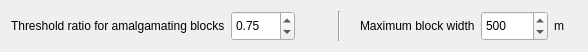
  <widget class="QWidget" name="layoutWidget">
   <property name="geometry">
    <rect>
     <x>143</x>
     <y>431</y>
     <width>588</width>
     <height>34</height>
    </rect>
   </property>
   <layout class="QHBoxLayout" name="horizontalLayout_37">
    <item>
     <layout class="QHBoxLayout" name="horizontalLayout_33">
      <item>
       <widget class="QLabel" name="label_21">
        <property name="text">
         <string>Threshold ratio for amalgamating blocks</string>
        </property>
        <property name="buddy">
         <cstring>doubleSpinBox_mergethreshold</cstring>
        </property>
       </widget>
      </item>
      <item>
       <widget class="QDoubleSpinBox" name="doubleSpinBox_mergethreshold">
        <property name="sizePolicy">
         <sizepolicy hsizetype="MinimumExpanding" vsizetype="Fixed">
          <horstretch>0</horstretch>
          <verstretch>0</verstretch>
         </sizepolicy>
        </property>
        <property name="minimumSize">
         <size>
          <width>0</width>
          <height>30</height>
         </size>
        </property>
        <property name="maximumSize">
         <size>
          <width>16777215</width>
          <height>30</height>
         </size>
        </property>
        <property name="maximum">
         <double>100.000000000000000</double>
        </property>
        <property name="value">
         <double>0.750000000000000</double>
        </property>
       </widget>
      </item>
      <item>
       <spacer name="horizontalSpacer_33">
        <property name="orientation">
         <enum>Qt::Horizontal</enum>
        </property>
        <property name="sizeHint" stdset="0">
         <size>
          <width>13</width>
          <height>20</height>
         </size>
        </property>
       </spacer>
      </item>
     </layout>
    </item>
    <item>
     <spacer name="horizontalSpacer_23">
      <property name="orientation">
       <enum>Qt::Horizontal</enum>
      </property>
      <property name="sizeHint" stdset="0">
       <size>
        <width>13</width>
        <height>20</height>
       </size>
      </property>
     </spacer>
    </item>
    <item>
     <widget class="Line" name="line_9">
      <property name="orientation">
       <enum>Qt::Vertical</enum>
      </property>
     </widget>
    </item>
    <item>
     <layout class="QHBoxLayout" name="horizontalLayout_34">
      <item>
       <spacer name="horizontalSpacer_35">
        <property name="orientation">
         <enum>Qt::Horizontal</enum>
        </property>
        <property name="sizeHint" stdset="0">
         <size>
          <width>13</width>
          <height>20</height>
         </size>
        </property>
       </spacer>
      </item>
      <item>
       <widget class="QLabel" name="label_26">
        <property name="text">
         <string>Maximum block width</string>
        </property>
        <property name="buddy">
         <cstring>doubleSpinBox_rms</cstring>
        </property>
       </widget>
      </item>
      <item>
       <widget class="QSpinBox" name="spinBox_maxblockwidth">
        <property name="sizePolicy">
         <sizepolicy hsizetype="MinimumExpanding" vsizetype="Fixed">
          <horstretch>0</horstretch>
          <verstretch>0</verstretch>
         </sizepolicy>
        </property>
        <property name="minimumSize">
         <size>
          <width>0</width>
          <height>30</height>
         </size>
        </property>
        <property name="maximumSize">
         <size>
          <width>500</width>
          <height>30</height>
         </size>
        </property>
        <property name="minimum">
         <number>100</number>
        </property>
        <property name="maximum">
         <number>100000</number>
        </property>
        <property name="value">
         <number>500</number>
        </property>
       </widget>
      </item>
      <item>
       <widget class="QLabel" name="label_22">
        <property name="text">
         <string>m</string>
        </property>
       </widget>
      </item>
      <item>
       <spacer name="horizontalSpacer_45">
        <property name="orientation">
         <enum>Qt::Horizontal</enum>
        </property>
        <property name="sizeHint" stdset="0">
         <size>
          <width>13</width>
          <height>20</height>
         </size>
        </property>
       </spacer>
      </item>
     </layout>
    </item>
   </layout>
  </widget>
